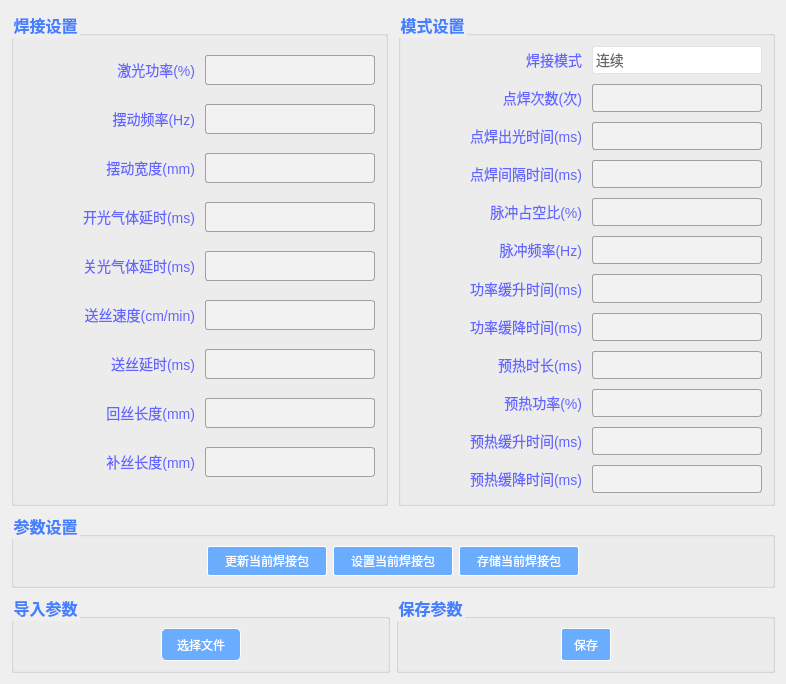
<?xml version="1.0" encoding="UTF-8"?>
<ui version="4.0">
 <class>proParSet</class>
 <widget class="QWidget" name="proParSet">
  <property name="geometry">
   <rect>
    <x>0</x>
    <y>0</y>
    <width>786</width>
    <height>684</height>
   </rect>
  </property>
  <property name="windowTitle">
   <string>Form</string>
  </property>
  <property name="styleSheet">
   <string notr="true">QLabel{
font-family: &quot;Microsoft YaHei&quot;;
font-size: 14px;
color: rgb(98, 101, 255);

}
/*设置groudbox边框样式后，标题会下沉，已解决*/
QGroupBox
{
	border-color: rgb(101, 160, 255);
	color: rgb(69, 128, 255);
    font-size: 16px;
    font-weight: bold;
}

QPushButton{
	padding:5px;
	color: rgb(255, 255, 255);
	background-color: rgb(106, 173, 255);
	border:1px outset rgb(255, 255, 255);
	border-radius:2px;
  	text-align: center center;
}
/*鼠标放在按钮上方*/
QPushButton:hover {
	background-color: rgb(66, 107, 255);
	border:2px outset rgba(36, 36, 36,0);
}

/*鼠标点击按钮*/
QPushButton:pressed {
	background-color: rgba(165, 205, 255,90%);
	border:4px outset rgba(36, 36, 36,0);
}
QToolButton{
	padding:5px;
	color: rgb(255, 255, 255);
	background-color: rgb(106, 173, 255);
	border:1px outset rgb(255, 255, 255);
	border-radius:5px;
  	text-align: center center;
}
/*鼠标放在按钮上方*/
QToolButton:hover {
	background-color: rgb(66, 107, 255);
	border:2px outset rgba(36, 36, 36,0);
}

/*鼠标点击按钮*/
QToolButton:pressed {
	background-color: rgba(165, 205, 255,90%);
	border:4px outset rgba(36, 36, 36,0);
}
QLineEdit {
	border: 1px solid #A0A0A0; /* 边框宽度为1px，颜色为#A0A0A0 */
	border-radius: 3px; /* 边框圆角 */
	padding-left: 5px; /* 文本距离左边界有5px */
	background-color: #F2F2F2; /* 背景颜色 */
	color: #A0A0A0; /* 文本颜色 */
	selection-background-color: #A0A0A0; /* 选中文本的背景颜色 */
	selection-color: #F2F2F2; /* 选中文本的颜色 */
	font-family: &quot;Microsoft YaHei&quot;; /* 文本字体族 */
	font-size: 12pt; /* 文本字体大小 */
}

QLineEdit:hover { /* 鼠标悬浮在QLineEdit时的状态 */
	border: 1px solid #298DFF;
	border-radius: 3px;
	background-color: #F2F2F2;
        color: #298DFF;
        selection-background-color: #298DFF;
	selection-color: #F2F2F2;
}

QLineEdit[echoMode=&quot;2&quot;] { /* QLineEdit有输入掩码时的状态 */
	lineedit-password-character: 9679;
	lineedit-password-mask-delay: 2000;
}

QLineEdit:disabled { /* QLineEdit在禁用时的状态 */
	border: 1px solid #CDCDCD;
	background-color: #CDCDCD;
	color: #B4B4B4;
}

QLineEdit:read-only { /* QLineEdit在只读时的状态 */
	background-color: #CDCDCD;
	color: #F2F2F2;
}
QComboBox{
  color:#666666;
  font-size:14px;
  padding: 1px 15px 1px 3px;
  border:1px solid rgba(228,228,228,1);
  border-radius:2px 2px 0px 0px;
}
QComboBox::drop-down {
      subcontrol-origin: padding;
      subcontrol-position: top right;
      width: 15px;
      border:none;
  }</string>
  </property>
  <layout class="QVBoxLayout" name="verticalLayout">
   <item>
    <layout class="QHBoxLayout" name="layout_config" stretch="1,1">
     <property name="spacing">
      <number>10</number>
     </property>
     <property name="leftMargin">
      <number>0</number>
     </property>
     <property name="topMargin">
      <number>0</number>
     </property>
     <property name="rightMargin">
      <number>0</number>
     </property>
     <property name="bottomMargin">
      <number>0</number>
     </property>
     <item>
      <widget class="QGroupBox" name="group_welding">
       <property name="title">
        <string>焊接设置</string>
       </property>
       <layout class="QVBoxLayout" name="layout_welding" stretch="1,1,1,1,1,1,1,1,1">
        <property name="spacing">
         <number>10</number>
        </property>
        <property name="leftMargin">
         <number>10</number>
        </property>
        <property name="topMargin">
         <number>10</number>
        </property>
        <property name="rightMargin">
         <number>10</number>
        </property>
        <property name="bottomMargin">
         <number>10</number>
        </property>
        <item>
         <layout class="QHBoxLayout" name="layout_welding_03" stretch="1,1">
          <item>
           <widget class="QLabel" name="label_3">
            <property name="minimumSize">
             <size>
              <width>0</width>
              <height>25</height>
             </size>
            </property>
            <property name="maximumSize">
             <size>
              <width>16777215</width>
              <height>30</height>
             </size>
            </property>
            <property name="text">
             <string>激光功率(%)</string>
            </property>
            <property name="alignment">
             <set>Qt::AlignRight|Qt::AlignTrailing|Qt::AlignVCenter</set>
            </property>
           </widget>
          </item>
          <item>
           <widget class="QLineEdit" name="edit_welding_01">
            <property name="minimumSize">
             <size>
              <width>0</width>
              <height>25</height>
             </size>
            </property>
            <property name="maximumSize">
             <size>
              <width>16777215</width>
              <height>30</height>
             </size>
            </property>
           </widget>
          </item>
         </layout>
        </item>
        <item>
         <layout class="QHBoxLayout" name="layout_welding_04" stretch="1,1">
          <item>
           <widget class="QLabel" name="label_4">
            <property name="minimumSize">
             <size>
              <width>0</width>
              <height>25</height>
             </size>
            </property>
            <property name="maximumSize">
             <size>
              <width>16777215</width>
              <height>30</height>
             </size>
            </property>
            <property name="text">
             <string>摆动频率(Hz)</string>
            </property>
            <property name="alignment">
             <set>Qt::AlignRight|Qt::AlignTrailing|Qt::AlignVCenter</set>
            </property>
           </widget>
          </item>
          <item>
           <widget class="QLineEdit" name="edit_welding_02">
            <property name="minimumSize">
             <size>
              <width>0</width>
              <height>25</height>
             </size>
            </property>
            <property name="maximumSize">
             <size>
              <width>16777215</width>
              <height>30</height>
             </size>
            </property>
           </widget>
          </item>
         </layout>
        </item>
        <item>
         <layout class="QHBoxLayout" name="layout_welding_05" stretch="1,1">
          <item>
           <widget class="QLabel" name="label_5">
            <property name="minimumSize">
             <size>
              <width>0</width>
              <height>25</height>
             </size>
            </property>
            <property name="maximumSize">
             <size>
              <width>16777215</width>
              <height>30</height>
             </size>
            </property>
            <property name="text">
             <string>摆动宽度(mm)</string>
            </property>
            <property name="alignment">
             <set>Qt::AlignRight|Qt::AlignTrailing|Qt::AlignVCenter</set>
            </property>
           </widget>
          </item>
          <item>
           <widget class="QLineEdit" name="edit_welding_03">
            <property name="minimumSize">
             <size>
              <width>0</width>
              <height>25</height>
             </size>
            </property>
            <property name="maximumSize">
             <size>
              <width>16777215</width>
              <height>30</height>
             </size>
            </property>
           </widget>
          </item>
         </layout>
        </item>
        <item>
         <layout class="QHBoxLayout" name="layout_welding_06" stretch="1,1">
          <item>
           <widget class="QLabel" name="label_6">
            <property name="minimumSize">
             <size>
              <width>0</width>
              <height>25</height>
             </size>
            </property>
            <property name="maximumSize">
             <size>
              <width>16777215</width>
              <height>30</height>
             </size>
            </property>
            <property name="text">
             <string>开光气体延时(ms)</string>
            </property>
            <property name="alignment">
             <set>Qt::AlignRight|Qt::AlignTrailing|Qt::AlignVCenter</set>
            </property>
           </widget>
          </item>
          <item>
           <widget class="QLineEdit" name="edit_welding_04">
            <property name="minimumSize">
             <size>
              <width>0</width>
              <height>25</height>
             </size>
            </property>
            <property name="maximumSize">
             <size>
              <width>16777215</width>
              <height>30</height>
             </size>
            </property>
           </widget>
          </item>
         </layout>
        </item>
        <item>
         <layout class="QHBoxLayout" name="layout_welding_07" stretch="1,1">
          <item>
           <widget class="QLabel" name="label_7">
            <property name="minimumSize">
             <size>
              <width>0</width>
              <height>25</height>
             </size>
            </property>
            <property name="maximumSize">
             <size>
              <width>16777215</width>
              <height>30</height>
             </size>
            </property>
            <property name="text">
             <string>关光气体延时(ms)</string>
            </property>
            <property name="alignment">
             <set>Qt::AlignRight|Qt::AlignTrailing|Qt::AlignVCenter</set>
            </property>
           </widget>
          </item>
          <item>
           <widget class="QLineEdit" name="edit_welding_05">
            <property name="minimumSize">
             <size>
              <width>0</width>
              <height>25</height>
             </size>
            </property>
            <property name="maximumSize">
             <size>
              <width>16777215</width>
              <height>30</height>
             </size>
            </property>
           </widget>
          </item>
         </layout>
        </item>
        <item>
         <layout class="QHBoxLayout" name="layout_welding_08" stretch="1,1">
          <property name="spacing">
           <number>10</number>
          </property>
          <item>
           <widget class="QLabel" name="Mode_Label_09">
            <property name="minimumSize">
             <size>
              <width>0</width>
              <height>25</height>
             </size>
            </property>
            <property name="maximumSize">
             <size>
              <width>16777215</width>
              <height>30</height>
             </size>
            </property>
            <property name="text">
             <string>送丝速度(cm/min)</string>
            </property>
            <property name="alignment">
             <set>Qt::AlignRight|Qt::AlignTrailing|Qt::AlignVCenter</set>
            </property>
           </widget>
          </item>
          <item>
           <widget class="QLineEdit" name="edit_welding_06">
            <property name="minimumSize">
             <size>
              <width>0</width>
              <height>25</height>
             </size>
            </property>
            <property name="maximumSize">
             <size>
              <width>16777215</width>
              <height>30</height>
             </size>
            </property>
           </widget>
          </item>
         </layout>
        </item>
        <item>
         <layout class="QHBoxLayout" name="layout_welding_09" stretch="1,1">
          <property name="spacing">
           <number>10</number>
          </property>
          <item>
           <widget class="QLabel" name="Mode_Label_10">
            <property name="minimumSize">
             <size>
              <width>0</width>
              <height>25</height>
             </size>
            </property>
            <property name="maximumSize">
             <size>
              <width>16777215</width>
              <height>30</height>
             </size>
            </property>
            <property name="text">
             <string>送丝延时(ms)</string>
            </property>
            <property name="alignment">
             <set>Qt::AlignRight|Qt::AlignTrailing|Qt::AlignVCenter</set>
            </property>
           </widget>
          </item>
          <item>
           <widget class="QLineEdit" name="edit_welding_07">
            <property name="minimumSize">
             <size>
              <width>0</width>
              <height>25</height>
             </size>
            </property>
            <property name="maximumSize">
             <size>
              <width>16777215</width>
              <height>30</height>
             </size>
            </property>
           </widget>
          </item>
         </layout>
        </item>
        <item>
         <layout class="QHBoxLayout" name="layout_welding_10" stretch="1,1">
          <property name="spacing">
           <number>10</number>
          </property>
          <item>
           <widget class="QLabel" name="Mode_Label_11">
            <property name="minimumSize">
             <size>
              <width>0</width>
              <height>25</height>
             </size>
            </property>
            <property name="maximumSize">
             <size>
              <width>16777215</width>
              <height>30</height>
             </size>
            </property>
            <property name="text">
             <string>回丝长度(mm)</string>
            </property>
            <property name="alignment">
             <set>Qt::AlignRight|Qt::AlignTrailing|Qt::AlignVCenter</set>
            </property>
           </widget>
          </item>
          <item>
           <widget class="QLineEdit" name="edit_welding_08">
            <property name="minimumSize">
             <size>
              <width>0</width>
              <height>25</height>
             </size>
            </property>
            <property name="maximumSize">
             <size>
              <width>16777215</width>
              <height>30</height>
             </size>
            </property>
           </widget>
          </item>
         </layout>
        </item>
        <item>
         <layout class="QHBoxLayout" name="layout_welding_11" stretch="1,1">
          <property name="spacing">
           <number>10</number>
          </property>
          <item>
           <widget class="QLabel" name="Mode_Label_12">
            <property name="minimumSize">
             <size>
              <width>0</width>
              <height>25</height>
             </size>
            </property>
            <property name="maximumSize">
             <size>
              <width>16777215</width>
              <height>30</height>
             </size>
            </property>
            <property name="text">
             <string>补丝长度(mm)</string>
            </property>
            <property name="alignment">
             <set>Qt::AlignRight|Qt::AlignTrailing|Qt::AlignVCenter</set>
            </property>
           </widget>
          </item>
          <item>
           <widget class="QLineEdit" name="edit_welding_09">
            <property name="minimumSize">
             <size>
              <width>0</width>
              <height>25</height>
             </size>
            </property>
            <property name="maximumSize">
             <size>
              <width>16777215</width>
              <height>30</height>
             </size>
            </property>
           </widget>
          </item>
         </layout>
        </item>
       </layout>
      </widget>
     </item>
     <item>
      <widget class="QGroupBox" name="group_mode">
       <property name="title">
        <string>模式设置</string>
       </property>
       <layout class="QVBoxLayout" name="layout_mode">
        <property name="spacing">
         <number>10</number>
        </property>
        <property name="leftMargin">
         <number>10</number>
        </property>
        <property name="topMargin">
         <number>10</number>
        </property>
        <property name="rightMargin">
         <number>10</number>
        </property>
        <property name="bottomMargin">
         <number>10</number>
        </property>
        <item>
         <layout class="QHBoxLayout" name="layout_mode_01" stretch="1,1">
          <property name="spacing">
           <number>10</number>
          </property>
          <item>
           <widget class="QLabel" name="label_8">
            <property name="minimumSize">
             <size>
              <width>0</width>
              <height>25</height>
             </size>
            </property>
            <property name="maximumSize">
             <size>
              <width>16777215</width>
              <height>30</height>
             </size>
            </property>
            <property name="text">
             <string>焊接模式</string>
            </property>
            <property name="alignment">
             <set>Qt::AlignRight|Qt::AlignTrailing|Qt::AlignVCenter</set>
            </property>
           </widget>
          </item>
          <item>
           <widget class="QComboBox" name="combox_mode">
            <property name="minimumSize">
             <size>
              <width>0</width>
              <height>25</height>
             </size>
            </property>
            <property name="maximumSize">
             <size>
              <width>16777215</width>
              <height>30</height>
             </size>
            </property>
            <item>
             <property name="text">
              <string>连续</string>
             </property>
            </item>
            <item>
             <property name="text">
              <string>脉冲</string>
             </property>
            </item>
            <item>
             <property name="text">
              <string>点焊</string>
             </property>
            </item>
            <item>
             <property name="text">
              <string>连续点焊</string>
             </property>
            </item>
            <item>
             <property name="text">
              <string>连续点焊(开启预热)</string>
             </property>
            </item>
            <item>
             <property name="text">
              <string>连续(开启预热)</string>
             </property>
            </item>
           </widget>
          </item>
         </layout>
        </item>
        <item>
         <layout class="QHBoxLayout" name="layout_mode_02" stretch="1,1">
          <property name="spacing">
           <number>10</number>
          </property>
          <item>
           <widget class="QLabel" name="Mode_Label_01">
            <property name="minimumSize">
             <size>
              <width>0</width>
              <height>25</height>
             </size>
            </property>
            <property name="maximumSize">
             <size>
              <width>16777215</width>
              <height>30</height>
             </size>
            </property>
            <property name="text">
             <string>点焊次数(次)</string>
            </property>
            <property name="alignment">
             <set>Qt::AlignRight|Qt::AlignTrailing|Qt::AlignVCenter</set>
            </property>
           </widget>
          </item>
          <item>
           <widget class="QLineEdit" name="edit_mode_01">
            <property name="minimumSize">
             <size>
              <width>0</width>
              <height>25</height>
             </size>
            </property>
            <property name="maximumSize">
             <size>
              <width>16777215</width>
              <height>30</height>
             </size>
            </property>
           </widget>
          </item>
         </layout>
        </item>
        <item>
         <layout class="QHBoxLayout" name="layout_mode_03" stretch="1,1">
          <property name="spacing">
           <number>10</number>
          </property>
          <item>
           <widget class="QLabel" name="Mode_Label_02">
            <property name="minimumSize">
             <size>
              <width>0</width>
              <height>25</height>
             </size>
            </property>
            <property name="maximumSize">
             <size>
              <width>16777215</width>
              <height>30</height>
             </size>
            </property>
            <property name="text">
             <string>点焊出光时间(ms)</string>
            </property>
            <property name="alignment">
             <set>Qt::AlignRight|Qt::AlignTrailing|Qt::AlignVCenter</set>
            </property>
           </widget>
          </item>
          <item>
           <widget class="QLineEdit" name="edit_mode_02">
            <property name="minimumSize">
             <size>
              <width>0</width>
              <height>25</height>
             </size>
            </property>
            <property name="maximumSize">
             <size>
              <width>16777215</width>
              <height>30</height>
             </size>
            </property>
           </widget>
          </item>
         </layout>
        </item>
        <item>
         <layout class="QHBoxLayout" name="layout_mode_04" stretch="1,1">
          <property name="spacing">
           <number>10</number>
          </property>
          <item>
           <widget class="QLabel" name="Mode_Label_03">
            <property name="minimumSize">
             <size>
              <width>0</width>
              <height>25</height>
             </size>
            </property>
            <property name="maximumSize">
             <size>
              <width>16777215</width>
              <height>30</height>
             </size>
            </property>
            <property name="text">
             <string>点焊间隔时间(ms)</string>
            </property>
            <property name="alignment">
             <set>Qt::AlignRight|Qt::AlignTrailing|Qt::AlignVCenter</set>
            </property>
           </widget>
          </item>
          <item>
           <widget class="QLineEdit" name="edit_mode_03">
            <property name="minimumSize">
             <size>
              <width>0</width>
              <height>25</height>
             </size>
            </property>
            <property name="maximumSize">
             <size>
              <width>16777215</width>
              <height>30</height>
             </size>
            </property>
           </widget>
          </item>
         </layout>
        </item>
        <item>
         <layout class="QHBoxLayout" name="layout_mode_05" stretch="1,1">
          <property name="spacing">
           <number>10</number>
          </property>
          <item>
           <widget class="QLabel" name="Mode_Label_07">
            <property name="minimumSize">
             <size>
              <width>0</width>
              <height>25</height>
             </size>
            </property>
            <property name="maximumSize">
             <size>
              <width>16777215</width>
              <height>30</height>
             </size>
            </property>
            <property name="text">
             <string>脉冲占空比(%)</string>
            </property>
            <property name="alignment">
             <set>Qt::AlignRight|Qt::AlignTrailing|Qt::AlignVCenter</set>
            </property>
           </widget>
          </item>
          <item>
           <widget class="QLineEdit" name="edit_mode_04">
            <property name="minimumSize">
             <size>
              <width>0</width>
              <height>25</height>
             </size>
            </property>
            <property name="maximumSize">
             <size>
              <width>16777215</width>
              <height>30</height>
             </size>
            </property>
           </widget>
          </item>
         </layout>
        </item>
        <item>
         <layout class="QHBoxLayout" name="layout_mode_06" stretch="1,1">
          <property name="spacing">
           <number>10</number>
          </property>
          <item>
           <widget class="QLabel" name="Mode_Label_06">
            <property name="minimumSize">
             <size>
              <width>0</width>
              <height>25</height>
             </size>
            </property>
            <property name="maximumSize">
             <size>
              <width>16777215</width>
              <height>30</height>
             </size>
            </property>
            <property name="text">
             <string>脉冲频率(Hz)</string>
            </property>
            <property name="alignment">
             <set>Qt::AlignRight|Qt::AlignTrailing|Qt::AlignVCenter</set>
            </property>
           </widget>
          </item>
          <item>
           <widget class="QLineEdit" name="edit_mode_05">
            <property name="minimumSize">
             <size>
              <width>0</width>
              <height>25</height>
             </size>
            </property>
            <property name="maximumSize">
             <size>
              <width>16777215</width>
              <height>30</height>
             </size>
            </property>
           </widget>
          </item>
         </layout>
        </item>
        <item>
         <layout class="QHBoxLayout" name="layout_mode_07" stretch="1,1">
          <property name="spacing">
           <number>10</number>
          </property>
          <item>
           <widget class="QLabel" name="Mode_Label_04">
            <property name="minimumSize">
             <size>
              <width>0</width>
              <height>25</height>
             </size>
            </property>
            <property name="maximumSize">
             <size>
              <width>16777215</width>
              <height>30</height>
             </size>
            </property>
            <property name="text">
             <string>功率缓升时间(ms)</string>
            </property>
            <property name="alignment">
             <set>Qt::AlignRight|Qt::AlignTrailing|Qt::AlignVCenter</set>
            </property>
           </widget>
          </item>
          <item>
           <widget class="QLineEdit" name="edit_mode_06">
            <property name="minimumSize">
             <size>
              <width>0</width>
              <height>25</height>
             </size>
            </property>
            <property name="maximumSize">
             <size>
              <width>16777215</width>
              <height>30</height>
             </size>
            </property>
           </widget>
          </item>
         </layout>
        </item>
        <item>
         <layout class="QHBoxLayout" name="layout_mode_08" stretch="1,1">
          <property name="spacing">
           <number>10</number>
          </property>
          <item>
           <widget class="QLabel" name="Mode_Label_05">
            <property name="minimumSize">
             <size>
              <width>0</width>
              <height>25</height>
             </size>
            </property>
            <property name="maximumSize">
             <size>
              <width>16777215</width>
              <height>30</height>
             </size>
            </property>
            <property name="text">
             <string>功率缓降时间(ms)</string>
            </property>
            <property name="alignment">
             <set>Qt::AlignRight|Qt::AlignTrailing|Qt::AlignVCenter</set>
            </property>
           </widget>
          </item>
          <item>
           <widget class="QLineEdit" name="edit_mode_07">
            <property name="minimumSize">
             <size>
              <width>0</width>
              <height>25</height>
             </size>
            </property>
            <property name="maximumSize">
             <size>
              <width>16777215</width>
              <height>30</height>
             </size>
            </property>
           </widget>
          </item>
         </layout>
        </item>
        <item>
         <layout class="QHBoxLayout" name="layout_mode_09" stretch="1,1">
          <property name="spacing">
           <number>10</number>
          </property>
          <item>
           <widget class="QLabel" name="Mode_Label_13">
            <property name="minimumSize">
             <size>
              <width>0</width>
              <height>25</height>
             </size>
            </property>
            <property name="maximumSize">
             <size>
              <width>16777215</width>
              <height>30</height>
             </size>
            </property>
            <property name="text">
             <string>预热时长(ms)</string>
            </property>
            <property name="alignment">
             <set>Qt::AlignRight|Qt::AlignTrailing|Qt::AlignVCenter</set>
            </property>
           </widget>
          </item>
          <item>
           <widget class="QLineEdit" name="edit_mode_08">
            <property name="minimumSize">
             <size>
              <width>0</width>
              <height>25</height>
             </size>
            </property>
            <property name="maximumSize">
             <size>
              <width>16777215</width>
              <height>30</height>
             </size>
            </property>
           </widget>
          </item>
         </layout>
        </item>
        <item>
         <layout class="QHBoxLayout" name="layout_mode_10" stretch="1,1">
          <property name="spacing">
           <number>10</number>
          </property>
          <item>
           <widget class="QLabel" name="Mode_Label_14">
            <property name="minimumSize">
             <size>
              <width>0</width>
              <height>25</height>
             </size>
            </property>
            <property name="maximumSize">
             <size>
              <width>16777215</width>
              <height>30</height>
             </size>
            </property>
            <property name="text">
             <string>预热功率(%)</string>
            </property>
            <property name="alignment">
             <set>Qt::AlignRight|Qt::AlignTrailing|Qt::AlignVCenter</set>
            </property>
           </widget>
          </item>
          <item>
           <widget class="QLineEdit" name="edit_mode_09">
            <property name="minimumSize">
             <size>
              <width>0</width>
              <height>25</height>
             </size>
            </property>
            <property name="maximumSize">
             <size>
              <width>16777215</width>
              <height>30</height>
             </size>
            </property>
           </widget>
          </item>
         </layout>
        </item>
        <item>
         <layout class="QHBoxLayout" name="layout_mode_11" stretch="1,1">
          <property name="spacing">
           <number>10</number>
          </property>
          <item>
           <widget class="QLabel" name="Mode_Label_15">
            <property name="minimumSize">
             <size>
              <width>0</width>
              <height>25</height>
             </size>
            </property>
            <property name="maximumSize">
             <size>
              <width>16777215</width>
              <height>30</height>
             </size>
            </property>
            <property name="text">
             <string>预热缓升时间(ms)</string>
            </property>
            <property name="alignment">
             <set>Qt::AlignRight|Qt::AlignTrailing|Qt::AlignVCenter</set>
            </property>
           </widget>
          </item>
          <item>
           <widget class="QLineEdit" name="edit_mode_10">
            <property name="minimumSize">
             <size>
              <width>0</width>
              <height>25</height>
             </size>
            </property>
            <property name="maximumSize">
             <size>
              <width>16777215</width>
              <height>30</height>
             </size>
            </property>
           </widget>
          </item>
         </layout>
        </item>
        <item>
         <layout class="QHBoxLayout" name="layout_mode_12" stretch="1,1">
          <property name="spacing">
           <number>10</number>
          </property>
          <item>
           <widget class="QLabel" name="Mode_Label_16">
            <property name="minimumSize">
             <size>
              <width>0</width>
              <height>25</height>
             </size>
            </property>
            <property name="maximumSize">
             <size>
              <width>16777215</width>
              <height>30</height>
             </size>
            </property>
            <property name="text">
             <string>预热缓降时间(ms)</string>
            </property>
            <property name="alignment">
             <set>Qt::AlignRight|Qt::AlignTrailing|Qt::AlignVCenter</set>
            </property>
           </widget>
          </item>
          <item>
           <widget class="QLineEdit" name="edit_mode_11">
            <property name="minimumSize">
             <size>
              <width>0</width>
              <height>25</height>
             </size>
            </property>
            <property name="maximumSize">
             <size>
              <width>16777215</width>
              <height>30</height>
             </size>
            </property>
           </widget>
          </item>
         </layout>
        </item>
       </layout>
      </widget>
     </item>
    </layout>
   </item>
   <item>
    <layout class="QHBoxLayout" name="horizontalLayout">
     <property name="topMargin">
      <number>0</number>
     </property>
     <item>
      <widget class="QGroupBox" name="groupBox">
       <property name="title">
        <string>参数设置</string>
       </property>
       <layout class="QHBoxLayout" name="horizontalLayout_2">
        <item>
         <spacer name="horizontalSpacer">
          <property name="orientation">
           <enum>Qt::Horizontal</enum>
          </property>
          <property name="sizeHint" stdset="0">
           <size>
            <width>40</width>
            <height>20</height>
           </size>
          </property>
         </spacer>
        </item>
        <item>
         <widget class="QPushButton" name="updateCurrPack">
          <property name="sizePolicy">
           <sizepolicy hsizetype="Minimum" vsizetype="Minimum">
            <horstretch>0</horstretch>
            <verstretch>0</verstretch>
           </sizepolicy>
          </property>
          <property name="minimumSize">
           <size>
            <width>120</width>
            <height>30</height>
           </size>
          </property>
          <property name="text">
           <string>更新当前焊接包</string>
          </property>
         </widget>
        </item>
        <item>
         <widget class="QPushButton" name="setCurrPack">
          <property name="sizePolicy">
           <sizepolicy hsizetype="Minimum" vsizetype="Minimum">
            <horstretch>0</horstretch>
            <verstretch>0</verstretch>
           </sizepolicy>
          </property>
          <property name="minimumSize">
           <size>
            <width>120</width>
            <height>30</height>
           </size>
          </property>
          <property name="text">
           <string>设置当前焊接包</string>
          </property>
         </widget>
        </item>
        <item>
         <widget class="QPushButton" name="saveCurrPack">
          <property name="sizePolicy">
           <sizepolicy hsizetype="Minimum" vsizetype="Minimum">
            <horstretch>0</horstretch>
            <verstretch>0</verstretch>
           </sizepolicy>
          </property>
          <property name="minimumSize">
           <size>
            <width>120</width>
            <height>30</height>
           </size>
          </property>
          <property name="text">
           <string>存储当前焊接包</string>
          </property>
         </widget>
        </item>
        <item>
         <spacer name="horizontalSpacer_2">
          <property name="orientation">
           <enum>Qt::Horizontal</enum>
          </property>
          <property name="sizeHint" stdset="0">
           <size>
            <width>40</width>
            <height>20</height>
           </size>
          </property>
         </spacer>
        </item>
       </layout>
      </widget>
     </item>
    </layout>
   </item>
   <item>
    <layout class="QHBoxLayout" name="horizontalLayout_6">
     <property name="topMargin">
      <number>0</number>
     </property>
     <item>
      <widget class="QGroupBox" name="groupBox_4">
       <property name="title">
        <string>导入参数</string>
       </property>
       <layout class="QHBoxLayout" name="horizontalLayout_5">
        <item>
         <spacer name="horizontalSpacer_4">
          <property name="orientation">
           <enum>Qt::Horizontal</enum>
          </property>
          <property name="sizeHint" stdset="0">
           <size>
            <width>40</width>
            <height>20</height>
           </size>
          </property>
         </spacer>
        </item>
        <item>
         <widget class="QToolButton" name="selectFilePath">
          <property name="sizePolicy">
           <sizepolicy hsizetype="Minimum" vsizetype="Fixed">
            <horstretch>0</horstretch>
            <verstretch>0</verstretch>
           </sizepolicy>
          </property>
          <property name="minimumSize">
           <size>
            <width>80</width>
            <height>0</height>
           </size>
          </property>
          <property name="text">
           <string>选择文件</string>
          </property>
         </widget>
        </item>
        <item>
         <spacer name="horizontalSpacer_5">
          <property name="orientation">
           <enum>Qt::Horizontal</enum>
          </property>
          <property name="sizeHint" stdset="0">
           <size>
            <width>40</width>
            <height>20</height>
           </size>
          </property>
         </spacer>
        </item>
       </layout>
      </widget>
     </item>
     <item>
      <widget class="QGroupBox" name="groupBox_2">
       <property name="title">
        <string>保存参数</string>
       </property>
       <layout class="QHBoxLayout" name="horizontalLayout_3">
        <item>
         <spacer name="horizontalSpacer_3">
          <property name="orientation">
           <enum>Qt::Horizontal</enum>
          </property>
          <property name="sizeHint" stdset="0">
           <size>
            <width>40</width>
            <height>20</height>
           </size>
          </property>
         </spacer>
        </item>
        <item>
         <widget class="QPushButton" name="pushButton_save">
          <property name="sizePolicy">
           <sizepolicy hsizetype="Minimum" vsizetype="Minimum">
            <horstretch>0</horstretch>
            <verstretch>0</verstretch>
           </sizepolicy>
          </property>
          <property name="minimumSize">
           <size>
            <width>50</width>
            <height>0</height>
           </size>
          </property>
          <property name="text">
           <string>保存</string>
          </property>
         </widget>
        </item>
        <item>
         <spacer name="horizontalSpacer_6">
          <property name="orientation">
           <enum>Qt::Horizontal</enum>
          </property>
          <property name="sizeHint" stdset="0">
           <size>
            <width>40</width>
            <height>20</height>
           </size>
          </property>
         </spacer>
        </item>
       </layout>
      </widget>
     </item>
    </layout>
   </item>
  </layout>
 </widget>
 <resources/>
 <connections/>
</ui>
